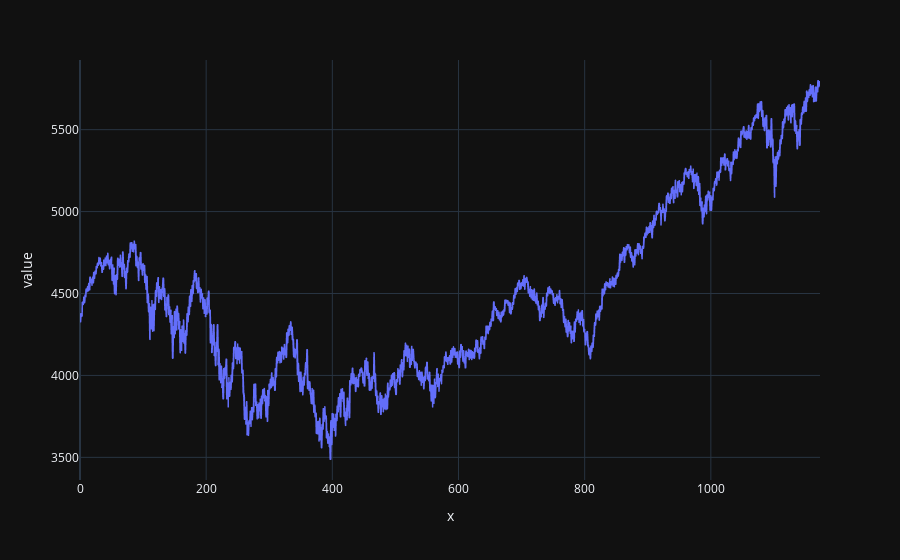

Notebook code for this chart:
### Code cell
px.line(min_max_df2, x=min_max_df2.reset_index().index, y='value')

### Figure 1 — Plotly figure (JSON) as saved in the notebook; plotly's stock layout.template omitted (floating-point values rounded to 4 significant figures; data arrays with more than 128 entries replaced by an {"elided": "..."} marker saying what was removed)
{"data": [{"hovertemplate": "x=%{x}<br>value=%{y}<extra></extra>", "legendgroup": "", "line": {"color": "#636efa", "dash": "solid"}, "marker": {"symbol": "circle"}, "mode": "lines", "name": "", "showlegend": false, "x": {"elided": "1174 int values"}, "xaxis": "x", "y": {"elided": "1174 float values"}, "yaxis": "y", "type": "scattergl"}], "layout": {"xaxis": {"anchor": "y", "domain": [0.0, 1.0], "title": {"text": "x"}}, "yaxis": {"anchor": "x", "domain": [0.0, 1.0], "title": {"text": "value"}}, "legend": {"tracegroupgap": 0}, "margin": {"t": 60}}}
